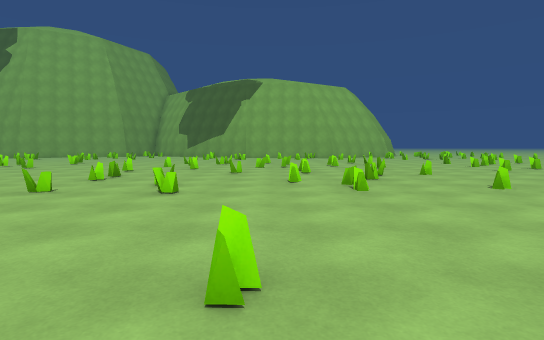
view 1 (above)

24 first-person views from a walk through a scene from a Unity 3-D project. The camera is 1.3 m above the floor, tilts 4° down and sees 80° across. The floor is counted in squares, 2 m on a side. Each view is taken from the middle of a square. On the plan, view 1 faces up. The plan holds only what a view shows up to about 10 squares ahead; the rest is blank. The place goes on beyond the plan. Some animated figures are left out. Surface patterns are stand-ins for the level's own textures.

view 2
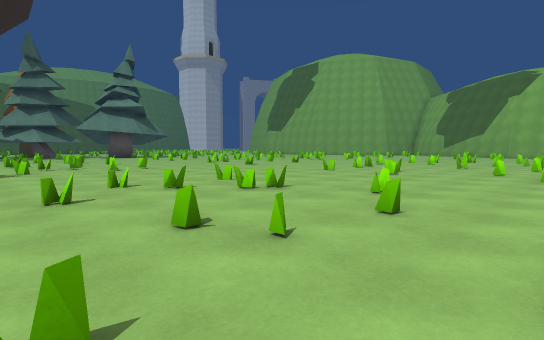

view 3
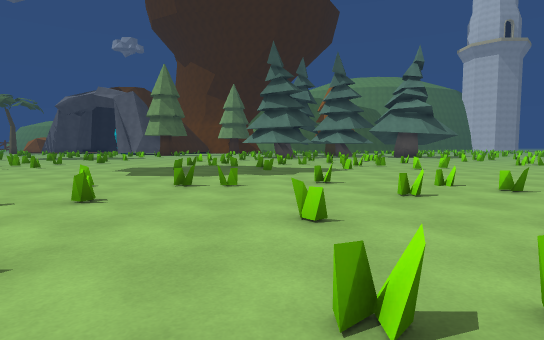

view 4
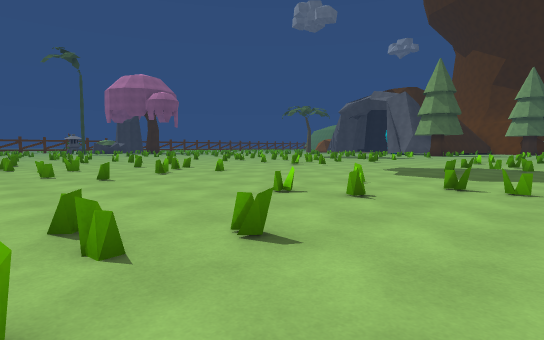

view 5
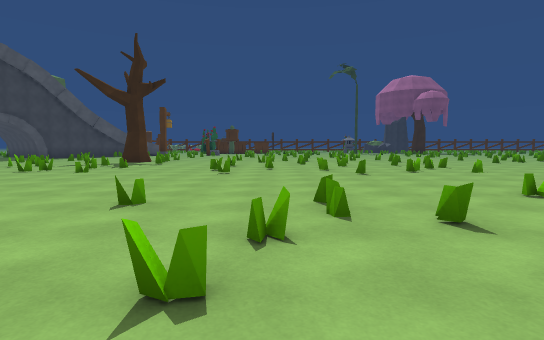

view 6
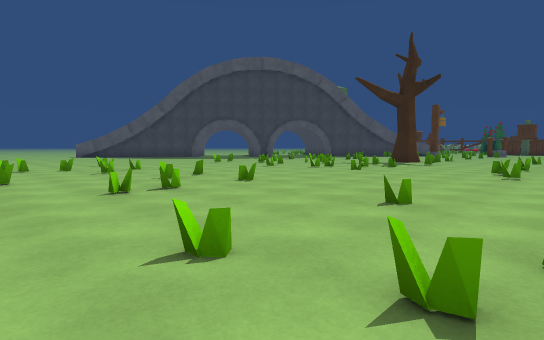

view 7
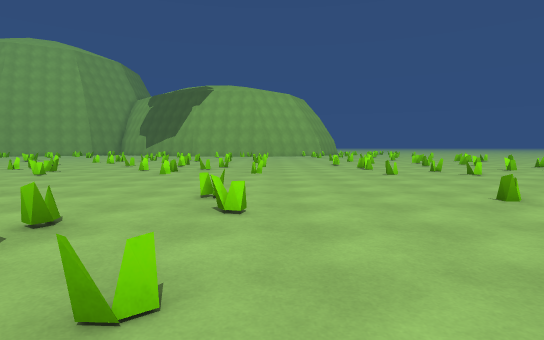

view 8
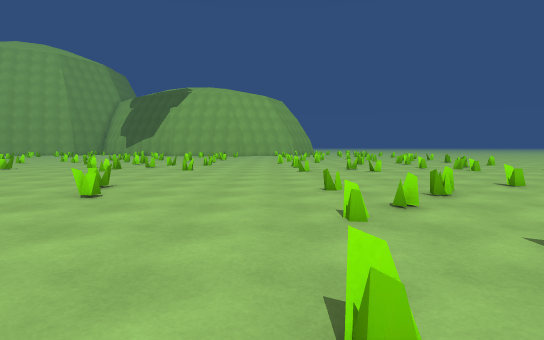

view 9
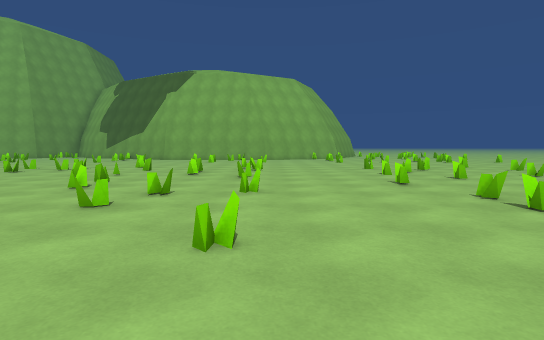

view 10
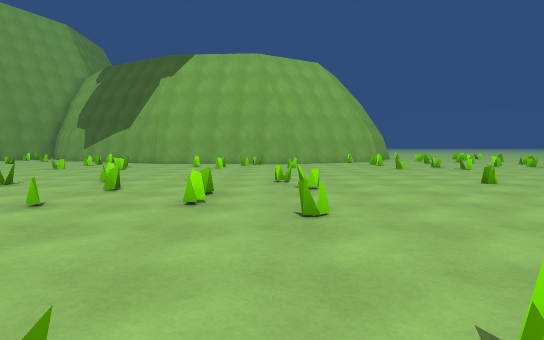

view 11
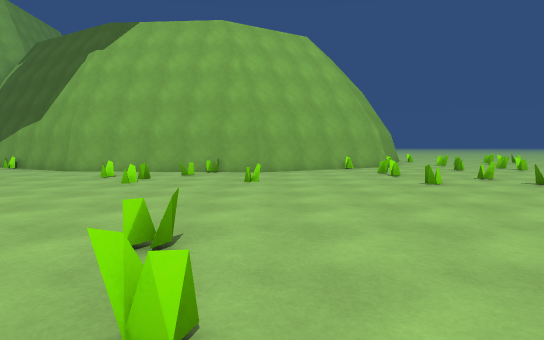

view 12
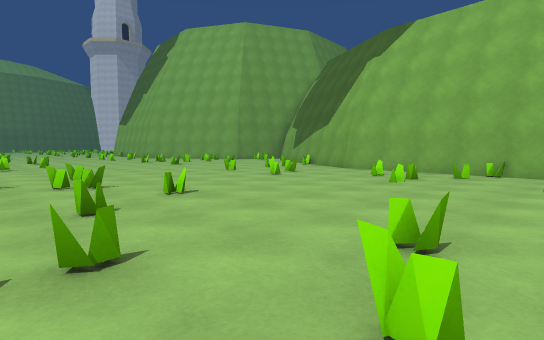

view 13
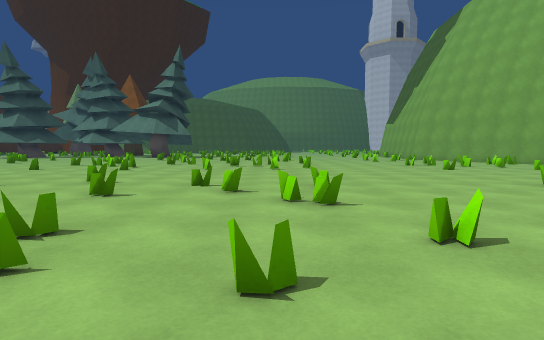

view 14
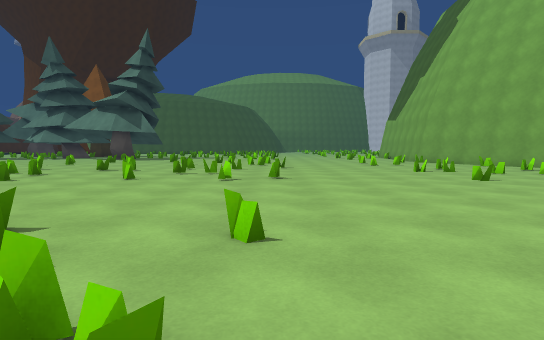

view 15
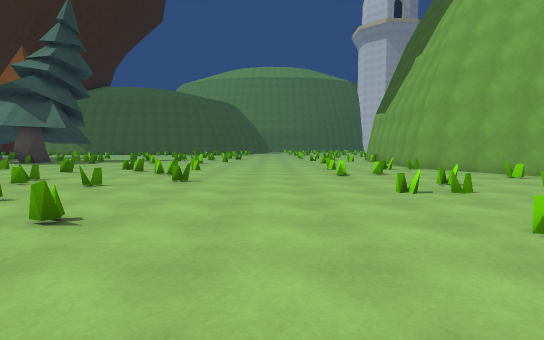

view 16
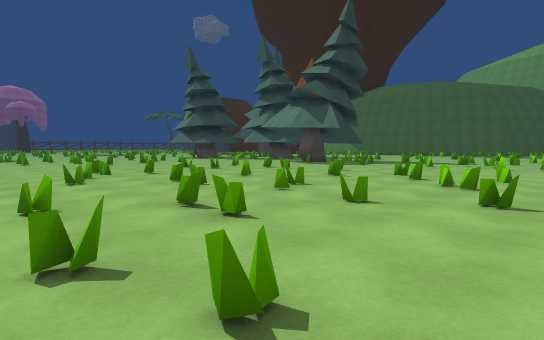

view 17
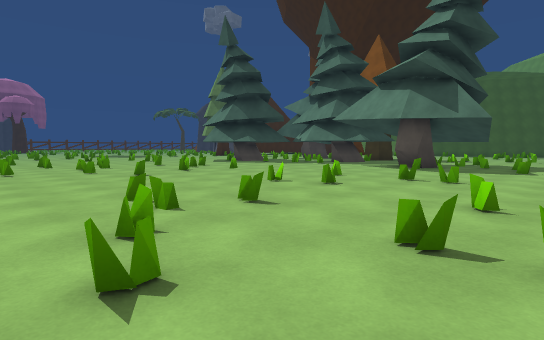

view 18
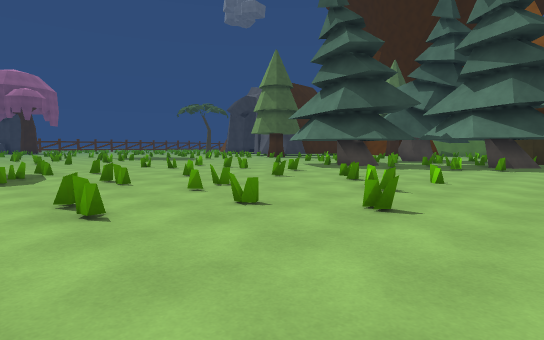

view 19
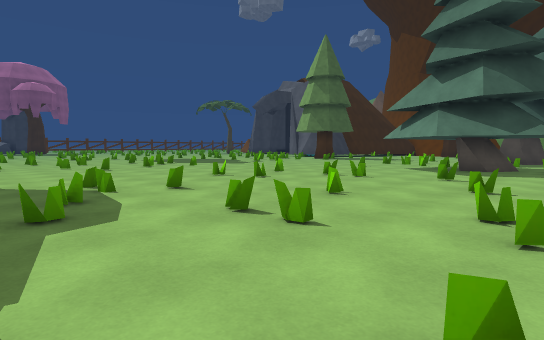

view 20
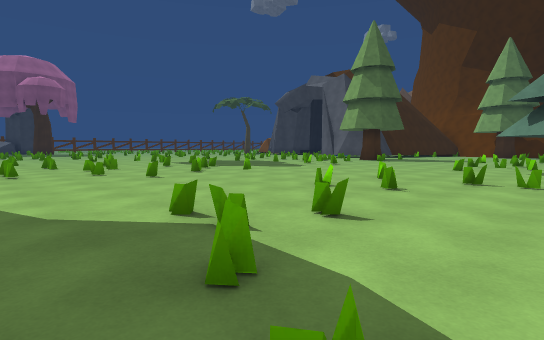

view 21
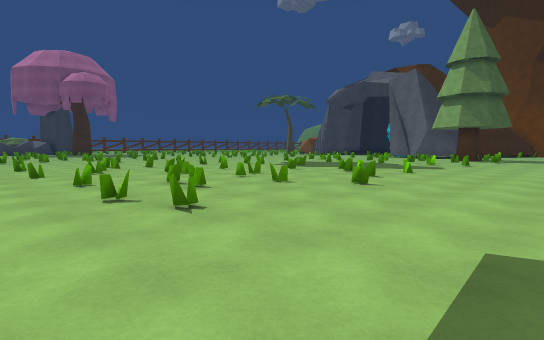

view 22
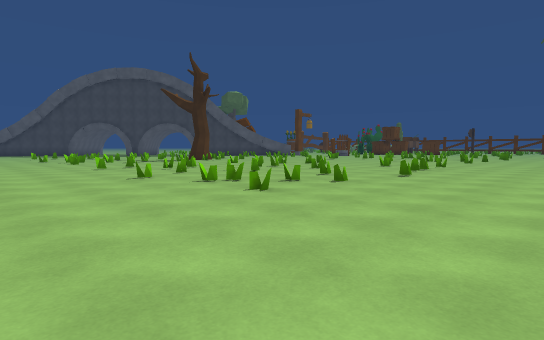

view 23
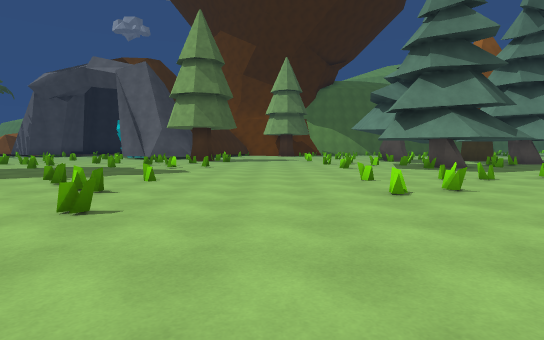

view 24
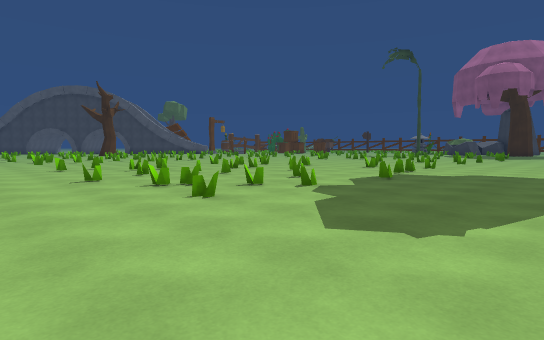

### Floor plan
Key: @ floor where view 1 was taken; # wall or solid block; . floor; = window, fence, low wall or low ledge; T pine tree.
Columns run from 18 left of view 1 to 12 right of it. Each row starts with its distance up from view 1.
 21     ###       ###      ##....=
 20    ##.=.=. =   .########...=.=
 19    .=........   .........=....
 18    ..=.=.=.... .=.=.=........
 17    .....=..=.......=..=..=.=.
 16    ..........................
 15    ..........................
 14    .........................
 13 ....=..=..=....=..=..=...=..=.
 12 =....=..=..=....=..=..=...=..=
 11 ....=....=.....=....=....=...
 10   ...=.=..=.....=.=..=....=.=
  9   .=....=.....=....=....=...
  8 =.....=.=..=.....=.=..=....
  7 ....=..........=.........=.....
  6 .....=.=.=......=.=.=........==
  5 T.......=..=.......=..=..=.=..=
  4  ..........  ..................
  3   .............................
  2 ..............................
  1 ....==.=..=....==.=..=...=.==
  0 =....=..=..=....=.@=..=...=..
 -1 ....=....=.....=....=....=..
 -2 =....=.=..=.....=.=..=....
 -3 T..=....=.....=....=....=.
 -4 #.....=....=.....=....=....=...
 -5 ....=....=.....=....=....=....=
 -6 .....=..=.......=..=......=..==
 -7 =...==..=..=...==..=..=..=.=..=
 -8 .............................
 -9 .............................
-10 ............................
-11 .......=..=.......=..=...=..
-12 =....=..=..=....=..=..=...=.
-13 ....=....=.....=....=....=.
-14 =......=..=.......=. =..
-15  ..=....=.....=....=
-16 =.....=....=.....=..

Positions as (right, up) in squares from view 1, and headings:
1: (0, 0), facing up
2: (2, -3), facing up-left
3: (2, -4), facing left
4: (2, -4), facing down-left
5: (2, -3), facing down
6: (2, -3), facing down-right
7: (4, -3), facing up
8: (6, -4), facing up
9: (4, 3), facing up
10: (3, 7), facing up
11: (4, 11), facing up
12: (4, 11), facing up-left
13: (2, 12), facing left
14: (-1, 13), facing left
15: (-5, 15), facing left
16: (-7, 14), facing down-left
17: (-8, 9), facing down-left
18: (-8, 3), facing down-left
19: (-8, -1), facing down-left
20: (-8, -4), facing down-left
21: (-6, -8), facing down-left
22: (-7, -8), facing down-right
23: (-8, -9), facing left
24: (-18, -9), facing down-right
